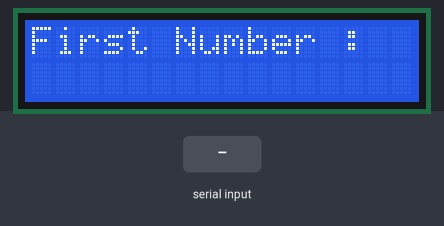
The sketch below on a simulated Arduino Uno, built with avr-gcc and run on an emulated ATmega328P. On the bench: 16×2 character LCD. The test bench sets the inputs (shaded band).

Above: at 1.2 s.
1.3 s: "90/45\n" received over Serial
At 2.9 s:
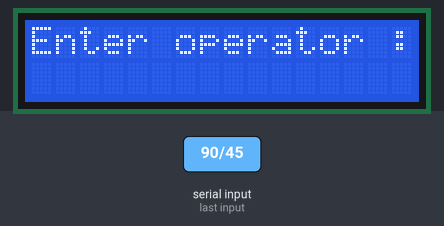
4.3 s: "1/90/45\n" received over Serial
At 5.2 s:
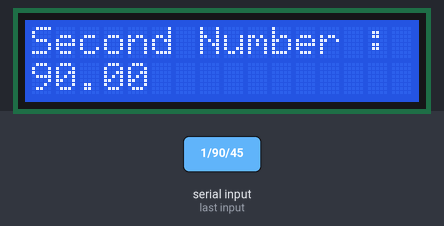
7.3 s: "1/90\n" received over Serial
At 7.7 s:
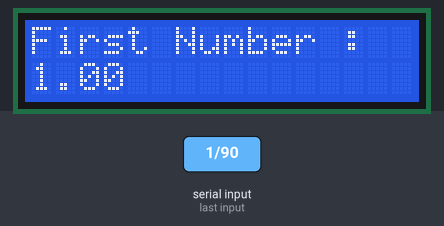
Timing chart, 0 to 10.3 s (numbered marks = the images above; inputs shaded):
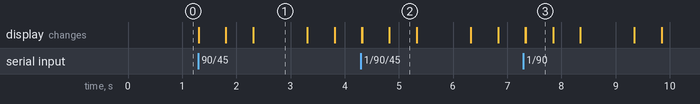

The sketch:

LCD-calculator.ino
```cpp
#include <LiquidCrystal.h>
int rs = 7;
int en = 8;
int d4 = 9;
int d5 = 10;
int d6 = 11;
int d7 = 12;

bool done = false;
float answer;

LiquidCrystal lcd(rs, en, d4, d5, d6, d7);

void setup() {
  lcd.begin(16, 2);
  Serial.begin(115200);
}

void loop() {
  lcd.setCursor(0, 0);
  lcd.print("First Number :");
  while (Serial.available()==0){}
  float firstnum = Serial.parseFloat();
  lcd.setCursor(0, 1);
  lcd.print(firstnum);

  delay(500);
  lcd.clear();

  lcd.print("Second Number :");
  while (Serial.available()==0){}
  float secondnum = Serial.parseFloat();
  lcd.setCursor(0, 1);
  lcd.print(secondnum);

  delay(500);
  lcd.clear();

  lcd.print("Enter operator :");
  while (Serial.available()==0){}
  String op = Serial.readString();
  lcd.setCursor(0, 1);
  lcd.print(op);

  delay(500);
  lcd.clear();

  if (op == "+"){
    answer = firstnum + secondnum;
    done = true;
  }
  else if (op == "-"){
    answer = firstnum - secondnum;
    done = true;
  }
  else if (op == "*"){
    answer = firstnum*secondnum;
    done = true;
  }
  else if (op == "/"){
    if (secondnum == 0) {
      lcd.print("ERROR");
      lcd.setCursor(0, 1);
      lcd.print("Division by Zero");
      delay(2000);
      lcd.clear();
    } else {
      answer = firstnum / secondnum;
      done = true;
    }
  }
  else{
    lcd.print("Invalid operator");

    delay(500);
    lcd.clear();
  }

  if (done == true){
    String printval = String(firstnum) + " " + op + " " + String(secondnum) + " " + "=";
    lcd.print(printval);
    lcd.setCursor(0, 1);
    lcd.print(answer);

    delay(3000);
    lcd.clear();
    done = false;
  }


}
```

Measured:
- after the input at 1.3 s, the display: first changes at once (image 1 shows a later state)
- what the display in image 2 shows lasts 0.5 s, from 4.8 s to 5.3 s
